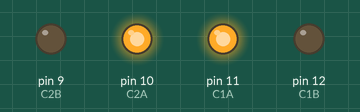
The sketch below on a simulated Arduino Uno, built with avr-gcc and run on an emulated ATmega328P. Shown: output pins drawn as LEDs (lit = HIGH).

Above: at 2.5 s.
At 8.5 s:
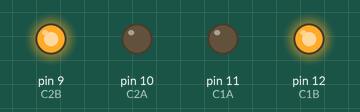
At 12.5 s:
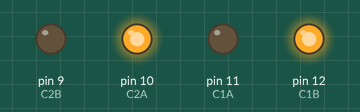
At 14.5 s:
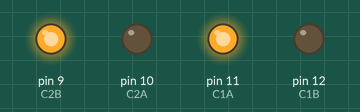
At 15.5 s:
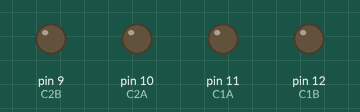
Timing chart, 0 to 20.8 s (numbered marks = the images above):
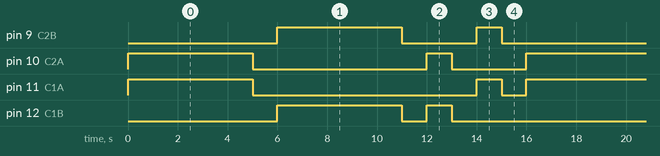

Measured:
- by itself, pin 9 (C2B): repeats every 16.0 s: LOW 3.0 s, HIGH 1.0 s, LOW 7.0 s, HIGH 5.0 s
- by itself, pin 10 (C2A): repeats every 16.0 s: LOW 7.0 s, HIGH 1.0 s, LOW 3.0 s, HIGH 5.0 s
- by itself, pin 11 (C1A): repeats every 16.0 s: LOW 9.0 s, HIGH 1.0 s, LOW 1.0 s, HIGH 5.0 s
- by itself, pin 12 (C1B): repeats every 16.0 s: LOW 1.0 s, HIGH 1.0 s, LOW 9.0 s, HIGH 5.0 s

The sketch:

CARFULL.ino
```cpp
int C1A=11;
int C1B=12;
int C2A=10;
int C2B=9;
void setup() {

  pinMode(11,OUTPUT);
  pinMode(12,OUTPUT);
  pinMode(10,OUTPUT);
  pinMode(9,OUTPUT);


}

void loop() {
  digitalWrite(C1A,HIGH); //reverse
  digitalWrite(C1B,LOW);
  digitalWrite(C2A,HIGH);
  digitalWrite(C2B,LOW);
  delay(5000);
  digitalWrite(C1A,LOW); //stop
  digitalWrite(C1B,LOW);
  digitalWrite(C2A,LOW);
  digitalWrite(C2B,LOW);
  delay(1000);
  digitalWrite(C1A,LOW); //front
  digitalWrite(C1B,HIGH);
  digitalWrite(C2A,LOW);
  digitalWrite(C2B,HIGH);
  delay(5000);
  digitalWrite(C1A,LOW); //stop
  digitalWrite(C1B,LOW);
  digitalWrite(C2A,LOW);
  digitalWrite(C2B,LOW);
  delay(1000);

  digitalWrite(C1A,LOW);  //right turn
  digitalWrite(C1B,HIGH);
  digitalWrite(C2A,HIGH);
  digitalWrite(C2B,LOW);
  delay(1000);

  digitalWrite(C1A,LOW); //stop
  digitalWrite(C1B,LOW);
  digitalWrite(C2A,LOW);
  digitalWrite(C2B,LOW);
  delay(1000);

  digitalWrite(C1A,HIGH); //left turn
  digitalWrite(C1B,LOW);
  digitalWrite(C2A,LOW);
  digitalWrite(C2B,HIGH);
  delay(1000);

  digitalWrite(C1A,LOW); //stop
  digitalWrite(C1B,LOW);
  digitalWrite(C2A,LOW);
  digitalWrite(C2B,LOW);
  delay(1000);


}
```
